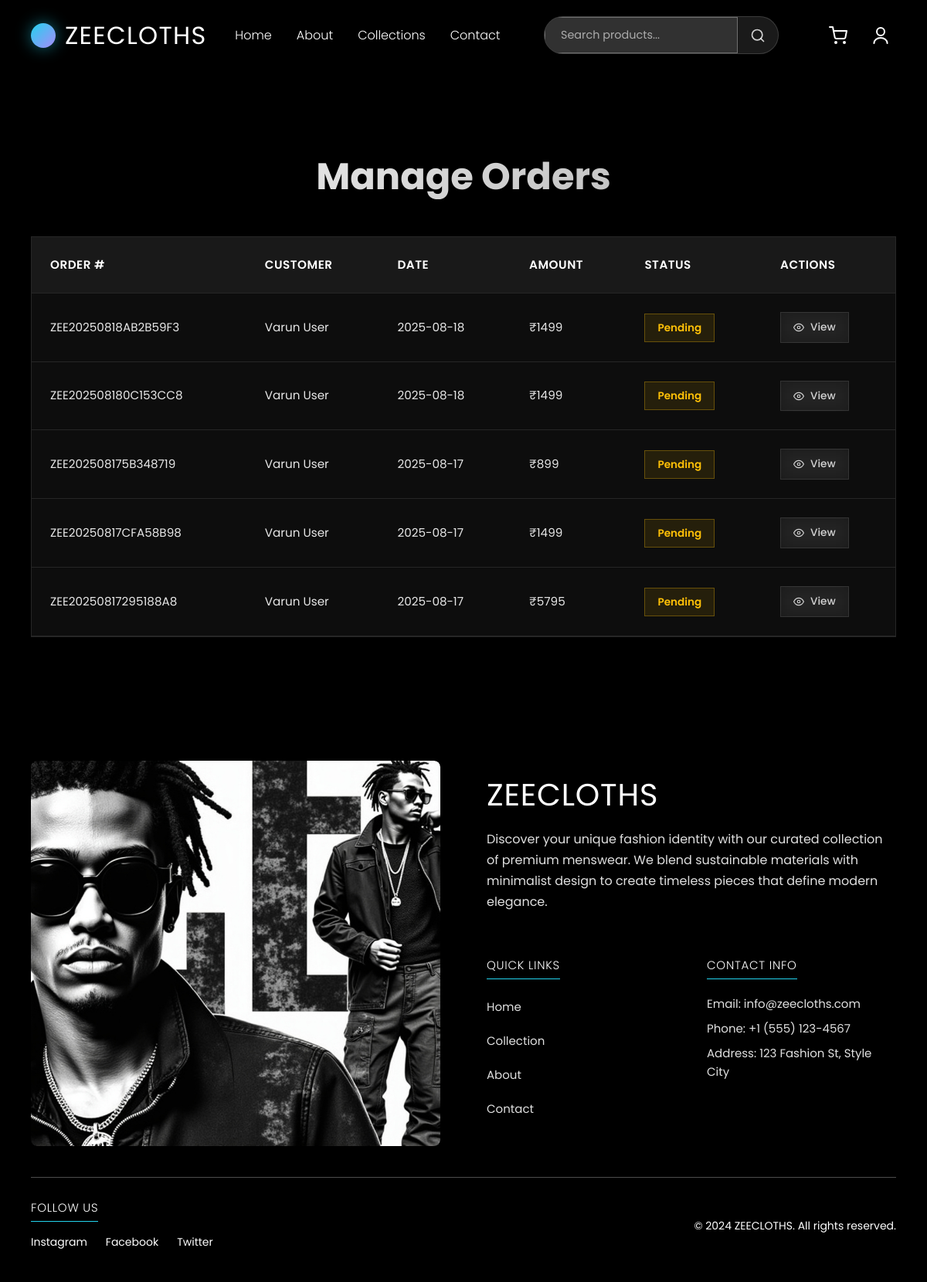
Page /admin/orders (signed in) on the committed database.
### models.py (models this page shows, shortened)
class Order(db.Model):
    id = db.Column(db.Integer, primary_key=True)
    order_number = db.Column(db.String(20), unique=True, nullable=False)
    user_id = db.Column(db.Integer, db.ForeignKey('user.id'), nullable=False)
    total_amount = db.Column(db.Float, nullable=False)
    status = db.Column(db.String(20), default='pending')  # pending, processing, shipped, delivered, cancelled
    payment_method = db.Column(db.String(20))
    shipping_address = db.Column(db.Text)
    billing_address = db.Column(db.Text)
    created_at = db.Column(db.DateTime, default=datetime.utcnow)
    items = db.relationship('OrderItem', backref='order', lazy=True)

class User(UserMixin, db.Model):
    id = db.Column(db.Integer, primary_key=True)
    username = db.Column(db.String(80), unique=True, nullable=False)
    email = db.Column(db.String(120), unique=True, nullable=False)
    password_hash = db.Column(db.String(120), nullable=False)
    first_name = db.Column(db.String(50), nullable=False)
    last_name = db.Column(db.String(50), nullable=False)
    phone = db.Column(db.String(15))
    address = db.Column(db.Text)
    is_admin = db.Column(db.Boolean, default=False)
    created_at = db.Column(db.DateTime, default=datetime.utcnow)
    orders = db.relationship('Order', backref='user', lazy=True)

### routes/admin_routes.py (the view)
@admin_bp.route('/orders')
@login_required
@admin_required
def orders():
    page = request.args.get('page', 1, type=int)
    status_filter = request.args.get('status', '')
    query = Order.query
    if status_filter:
        query = query.filter_by(status=status_filter)
    orders = query.order_by(Order.created_at.desc()).paginate(page=page, per_page=20, error_out=False)
    return render_template('admin/orders.html', orders=orders)

### app.py (called while the page is built)
@login_manager.user_loader
def load_user(user_id):
    return User.query.get(int(user_id))

### routes/admin_routes.py (called while the page is built)
def admin_required(f):
    @wraps(f)
    def decorated_function(*args, **kwargs):
        if not current_user.is_authenticated or not current_user.is_admin:
            flash('Access denied. Admin privileges required.', 'error')
            return redirect(url_for('index'))
        return f(*args, **kwargs)
    return decorated_function

### templates/admin/orders.html (shortened to what this page needs)
{% extends "base.html" %}
{% block content %}
<div class="admin-orders-page">
  <div class="container">
    <div class="page-header">
      <h1>Manage Orders</h1>
    </div>
    {% if orders.items %}
    <div class="orders-table">
      <table>
        <thead>
          <tr>
            <th>Order #</th>
            <th>Customer</th>
            <th>Date</th>
            <th>Amount</th>
            <th>Status</th>
            <th>Actions</th>
          </tr>
        </thead>
        <tbody>
          {% for order in orders.items %}
          <tr>
            <td>{{ order.order_number }}</td>
            <td>{{ order.user.first_name }} {{ order.user.last_name }}</td>
            <td>{{ order.created_at.strftime('%Y-%m-%d') }}</td>
            <td>₹{{ "%.0f"|format(order.total_amount) }}</td>
            <td>
              <span class="status-badge status-{{ order.status }}">{{ order.status.title() }}</span>
            </td>
            <td>
              <a href="{{ url_for('admin.order_detail', order_id=order.id) }}" class="btn btn-small btn-outline">
                View
              </a>
            </td>
          </tr>
          {% endfor %}
        </tbody>
      </table>
    </div>
    {% endif %}
  </div>
</div>
{% endblock %}

### static/css/styles.css (style rules this page uses)
* { margin: 0; padding: 0; box-sizing: border-box; }
body { font-family: 'Poppins', sans-serif; line-height: 1.6; color: #333; background: #ffffff; overflow-x: hidden; }
.container { max-width: 1400px; margin: 0 auto; padding: 0 40px; }
h1, h2, h3, h4, h5, h6 { font-weight: 400; line-height: 1.2; margin-bottom: 1rem; }
h1 { font-size: 3rem; }
a { color: inherit; text-decoration: none; transition: all 0.3s ease; }
.btn { display: inline-block; padding: 12px 24px; background: #22d3ee; color: #ffffff; border: none; border-radius: 8px; font-weight: 300; cursor: pointer; transition: all 0.3s ease; text-decoration: none; font-size: 1rem; }

### templates/admin/orders.html (style rules this page uses)
html, body { margin: 0; height: 100%; background: #000; font-family: Poppins, ui-sans-serif, system-ui, -apple-system, Segoe UI, Roboto, Ubuntu, Cantarell, Noto Sans, Arial, "Apple Color Emoji", "Segoe UI Emoji"; overflow-x: hidden; scroll-behavior: smooth; }
.admin-orders-page { position: relative; min-height: 100vh; background: rgba(0, 0, 0, 0.8); backdrop-filter: blur(20px); padding: 120px 0 80px; font-family: Poppins, ui-sans-serif, system-ui, -apple-system, Segoe UI, Roboto, Ubuntu, Cantarell, Noto Sans, Arial, "Apple Color Emoji", "Segoe UI Emoji"; }
.page-header { text-align: center; margin-bottom: 3rem; }
.page-header h1 { font-size: 3rem; font-weight: 700; background: linear-gradient(135deg, #fff 0%, #a8a8a8 100%); -webkit-background-clip: text; -webkit-text-fill-color: transparent; background-clip: text; margin-bottom: 1rem; animation: fadeInUp 0.8s ease-out; }
.orders-table { background: rgba(255, 255, 255, 0.05); backdrop-filter: blur(20px); border: 1px solid rgba(255, 255, 255, 0.1); border-radius: 0; overflow: hidden; box-shadow: 0 20px 40px rgba(0, 0, 0, 0.3); animation: fadeInUp 0.8s ease-out 0.1s both; }
table { width: 100%; border-collapse: collapse; }
th, td { padding: 1.5rem; text-align: left; border-bottom: 1px solid rgba(255, 255, 255, 0.1); }
th { background: rgba(255, 255, 255, 0.05); font-weight: 600; color: #fff; font-size: 0.95rem; text-transform: uppercase; letter-spacing: 0.5px; }
td { color: rgba(255, 255, 255, 0.9); font-size: 0.95rem; }
.status-badge { padding: 0.5rem 1rem; border-radius: 0; font-size: 0.85rem; font-weight: 600; border: 1px solid rgba(255, 255, 255, 0.2); backdrop-filter: blur(10px); }
.status-pending { background: rgba(255, 193, 7, 0.1); color: #ffc107; border-color: rgba(255, 193, 7, 0.3); }
.btn { display: inline-flex; align-items: center; gap: 0.5rem; padding: 0.75rem 1.5rem; border: none; border-radius: 0; font-size: 0.9rem; font-weight: 500; text-decoration: none; cursor: pointer; transition: all 0.3s ease; font-family: Poppins, ui-sans-serif, system-ui, -apple-system, Segoe UI, Roboto, Ubuntu, Cantarell, Noto Sans, Arial, "Apple Color Emoji", "Segoe UI Emoji"; }
.btn-small { padding: 0.5rem 1rem; font-size: 0.85rem; }
.btn-outline { background: rgba(255, 255, 255, 0.05); color: rgba(255, 255, 255, 0.8); border: 1px solid rgba(255, 255, 255, 0.1); backdrop-filter: blur(10px); }
.btn svg { width: 14px; height: 14px; }

### rows in the picture
Order: order_number "ZEE20250818AB2B59F3", user.first_name "Varun", user.last_name "User", created_at "2025-08-18", total_amount "1499", status "Pending"
Order: order_number "ZEE202508180C153CC8", user.first_name "Varun", user.last_name "User", created_at "2025-08-18", total_amount "1499", status "Pending"
Order: order_number "ZEE202508175B348719", user.first_name "Varun", user.last_name "User", created_at "2025-08-17", total_amount "899", status "Pending"
Order: order_number "ZEE20250817CFA58B98", user.first_name "Varun", user.last_name "User", created_at "2025-08-17", total_amount "1499", status "Pending"
Order: order_number "ZEE20250817295188A8", user.first_name "Varun", user.last_name "User", created_at "2025-08-17", total_amount "5795", status "Pending"
